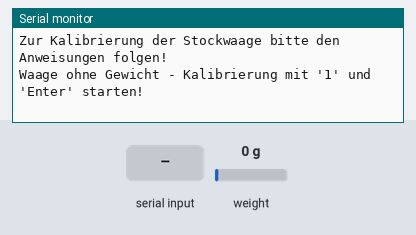
Bench run of a sketch on a simulated Arduino Uno, built with avr-gcc and run on an emulated ATmega328P. Shown: the last lines printed to the serial monitor. The inputs (shaded band) are chosen by the test bench; at power-on: weight on the scale 0 g.

Above: at 5.9 s.
6.0 s: "1" received over Serial
At 6.9 s:
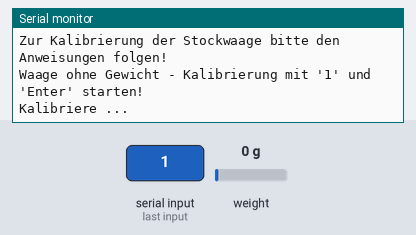
9.0 s: "2" received over Serial
At 11.8 s:
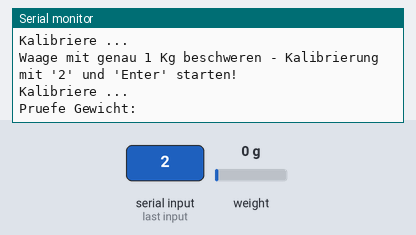
12.0 s: weight on the scale set to 100 g
At 12.6 s:
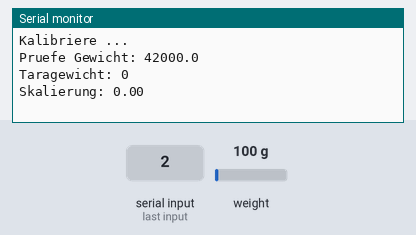

The sketch:

Kalibrierung.ino
```cpp
// (licence header left out)
// beelogger.de - Arduino Datenlogger für Imker
// Erläuterungen dieses Programmcodes unter http://beelogger.de

#include <HX711.h>
HX711 scale(A1, A0);

char c;

long Tara;
float Scale;

void setup(){
  Serial.begin(9600);
  delay(5000);

  Serial.println(F("Zur Kalibrierung der Stockwaage bitte den Anweisungen folgen!"));
  Serial.println();
  Serial.println(F("Waage ohne Gewicht - Kalibrierung mit '1' und 'Enter' starten!"));
  Serial.println();
  while (c!='1') {c = Serial.read();};
  c='x';
  Serial.println(F("Kalibriere ... "));
  Serial.println();
  scale.set_scale();
  scale.read_average(10);
  Tara = scale.read_average(10);
  Serial.println(F("Waage mit genau 1 Kg beschweren - Kalibrierung mit '2' und 'Enter' starten!"));
  Serial.println();
  while (c!='2') {c = Serial.read();};
  Serial.println(F("Kalibriere ... "));
  Serial.println();
  scale.set_offset(Tara);
  scale.get_units(10);
  Scale = ((scale.get_units(10)) / 1000);
  scale.set_scale(Scale);
  Serial.print(F("Pruefe Gewicht: "));
  Serial.println(scale.get_units(10), 1);
  Serial.println();
  Serial.print(F("Taragewicht: "));
  Serial.println(Tara);
  Serial.println();
  Serial.print(F("Skalierung: "));
  Serial.println(Scale);
  Serial.println();
}

void loop(){

}
```

Measured:
- after the input at 6.0 s, the serial monitor: prints a new line at once (image 1)
- after the input at 9.0 s, the serial monitor: prints a new line after 2.0 s (image 2)
- after the input at 12.0 s, the serial monitor: prints a new line at once (image 3)
